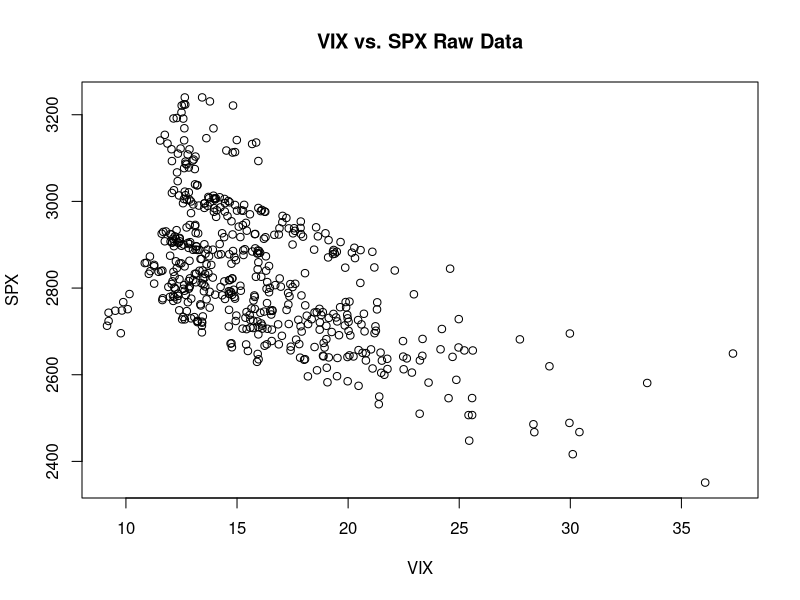
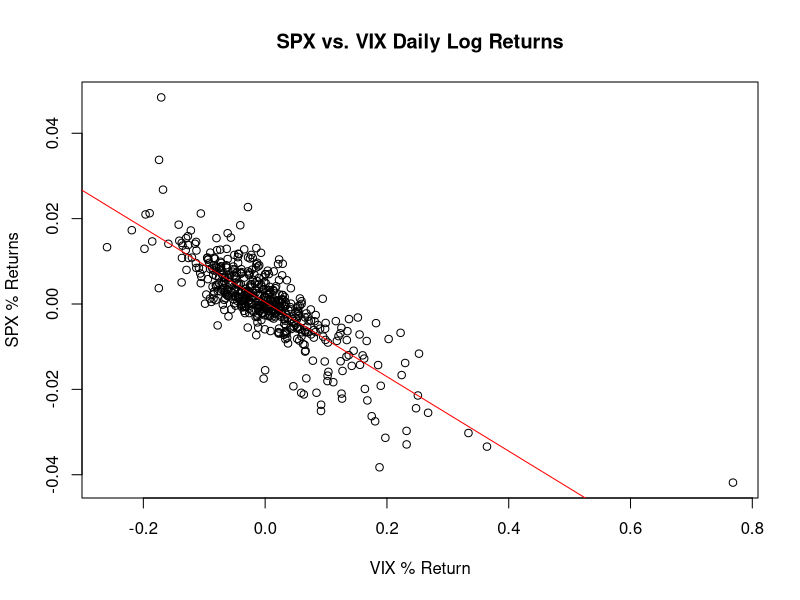
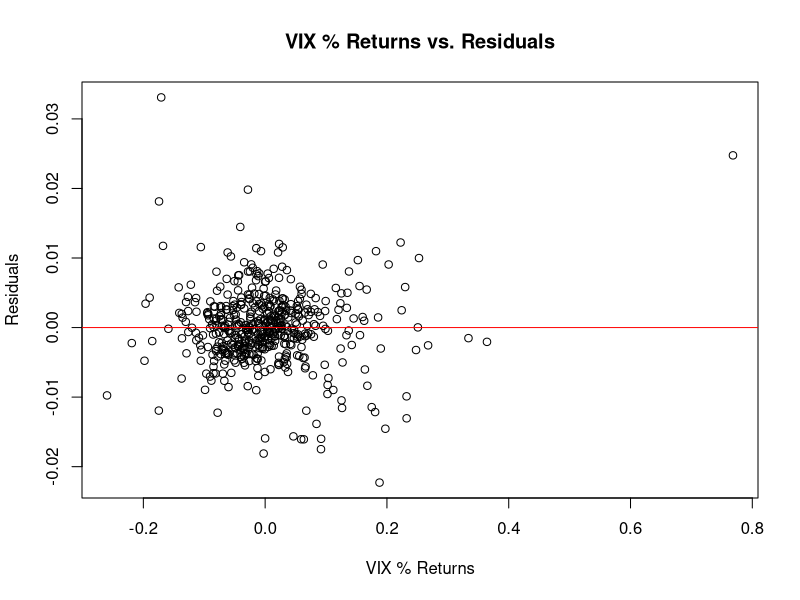
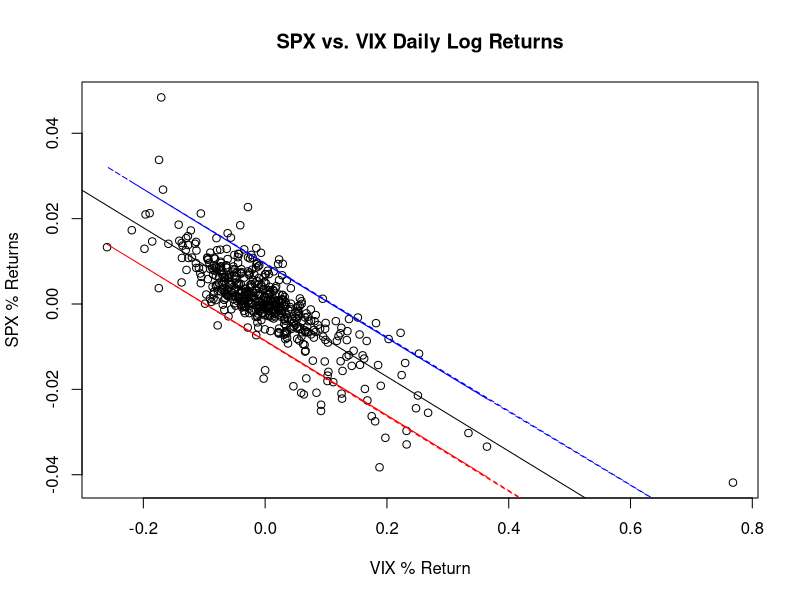

Recreate these plots in R, in order.
setwd("~/Tresors/graduate-school/41100-applied-regression/projects/homework3/")
leverage = read.csv(file = "leverage.csv")

plot(
  leverage$SPX ~ leverage$VIX,
  xlab = "VIX",
  ylab = "SPX",
  main = "VIX vs. SPX Raw Data",
  pch = 1,
)

# Calculate the daily return for each column.
returns_spx <- diff(log(leverage$SPX))
returns_vix <- diff(log(leverage$VIX))
plot(
  returns_vix,
  returns_spx,
  xlab = "VIX % Return",
  ylab = "SPX % Returns",
  main = "SPX vs. VIX Daily Log Returns",
)
model = lm(returns_spx ~ returns_vix)
abline(model, col=c("red"))

# Double-check our Model
plot(
  model$residuals ~ returns_vix,
  ylab = "Residuals",
  xlab = "VIX % Returns",
  main = "VIX % Returns vs. Residuals",
  pch = 1,
)
residuals_model = lm(model$residuals ~ returns_vix)
abline(residuals_model, col=c("red"))
# sum(model$residuals)
# cor(model$residuals, returns_vix)

# Calculate coefficients using standard deviation and correlation
b1 = cor(returns_vix, returns_spx) * (sd(returns_spx)/sd(returns_vix))
b0 = mean(returns_spx) - mean(returns_vix) * b1

# Commands for answering particular questions about the model:
#
# sd(returns_spx)
# sd(returns_vix)
# cor(returns_vix, returns_spx)
# model$coefficients["(Intercept)"] == b0
# model$coefficients["returns_vix"] == b1

# (iii)
model_summary = summary(model)
model_anova = anova(model)

ssr = model_anova["returns_vix","Sum Sq"]
sse = model_anova["Residuals", "Sum Sq"]
sst = ssr + sse
# cbind(ssr, sse, sst)
# print(model_summary)
# print(model_anova)

# (iv)
model_correlation = sqrt(model_summary$r.squared)
model_correlation_matches = - model_correlation == cor(returns_vix, returns_spx)
paste("Model r-squared and correlation match:", model_correlation_matches)

################################################################################

# HM3
# https://stats.stackexchange.com/questions/259812/95-confidence-interval-for-mean-of-a-large-sample
# (i) Predict the variance and use it to give a 90% prediction interval
# for a 10% increase in VIX, taking uncertainty of your estimates B0 and B1
# into account.
predict_vix_return =  data.frame(size=.10)
predict_df = length(model_summary$residuals) - 2
predict_stdev = sqrt(
  sum(model_summary$resid ^ 2) / predict_df
)
predict_variance = predict_stdev ** 2
model_summary$sigma == predict_stdev

predict_b0 = model_summary$coefficients[,"Estimate"]["(Intercept)"]
predict_b1 = model_summary$coefficients[,"Estimate"]["returns_vix"]
predict_sb0 = model_summary$coefficients[,"Std. Error"]["(Intercept)"]
predict_sb1 = model_summary$coefficients[,"Std. Error"]["returns_vix"]

prediction = predict(
  model,
  newdata = predict_vix_return,
  se.fit = TRUE,
  interval  ="prediction",
  level =.9
)
# (ii) Plot a summary of the predictive distribution (mean and 90% ) for Vix returns
# ranging from -20% to 20%
# TODO: Does this need to be conditional selecting returns from 90%?

plot(
  returns_vix,
  returns_spx,
  xlab = "VIX % Return",
  ylab = "SPX % Returns",
  main = "SPX vs. VIX Daily Log Returns",
)
abline(model)
lines(returns_vix, prediction$fit[, "lwr"], col="red", lty=2)
lines(returns_vix, prediction$fit[, "upr"], col="blue", lty=2)

# Following lecture 3 slide 55
predict_sigma = model_summary$sigma
t_dist = qt(.950, df = predict_df)
n = length(returns_vix)
sfit =  predict_sigma * sqrt(
  1 / n +
  (predict_vix_return - mean(returns_vix) )^2 /
  ( ( n - 1) * var(returns_vix) )
) # se(Yhat)

predictive_interval =
  predict_b0 +
  predict_b1 *
  predict_vix_return +
  c(0,-1, 1) *
  t_dist *
  sqrt(predict_sigma ^ 2 + sfit ^ 2)


# TODO: (iii) What range of VIX returns would be plausible for the expected S&P 500
# Return to the rise of 2% based on your prediction interval?

